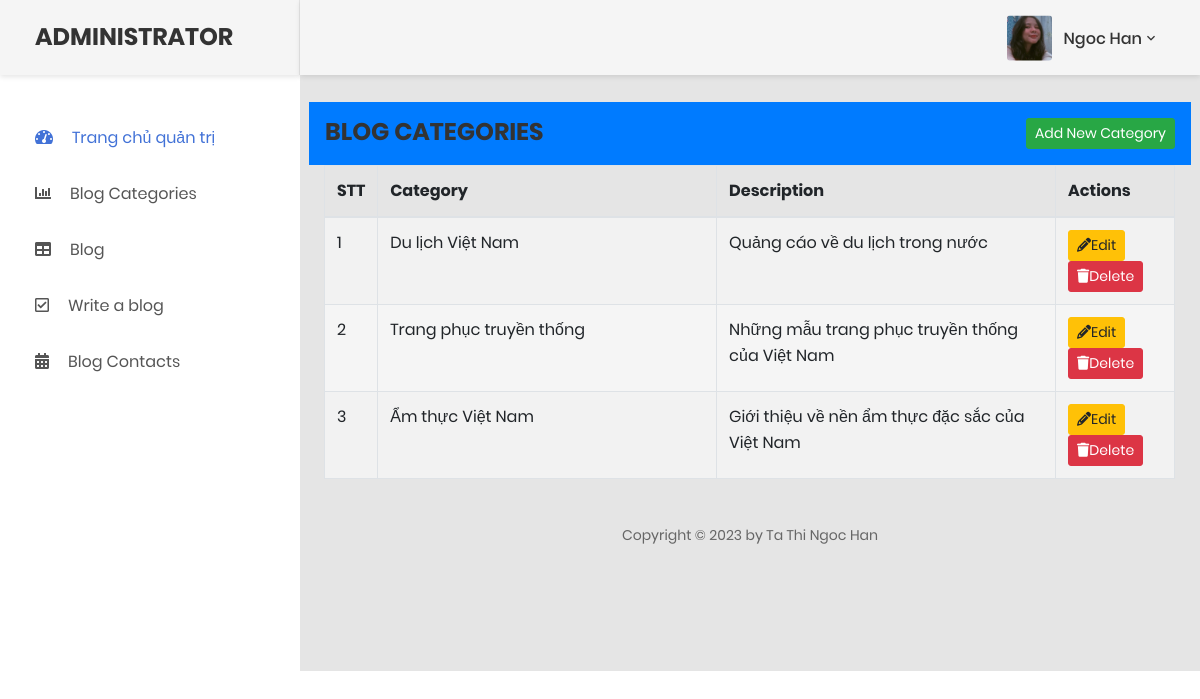
Screenshot of /admin/blog_categories.php with the database file from the repository.
### tables this page shows
CREATE TABLE `blog_categories` (
  `category_id` int(11) NOT NULL,
  `category_name` varchar(100) NOT NULL,
  `category_description` varchar(100) NOT NULL,
  `category_date_created` datetime NOT NULL DEFAULT current_timestamp()
);

### admin/includes/categories.php (called while the page is built, shortened)
<?php
class categories{
	private $table = "blog_categories";
	private $conn;
	public function __construct($db){
		$this->conn = $db;
	}
	public function read_all(){
		$sql = "SELECT * FROM $this->table";
		$stmt = $this->conn->prepare($sql);
		$stmt->execute();
		return $stmt;
	}
}
?>

### admin/blog_categories.php (the view, shortened to what this page needs)
<?php
include "includes\categories.php";
$database = new database;
$db = $database->connect();
$categories = new categories($db);
$stmt = $categories->read_all();
?>
<!DOCTYPE html>
<html lang="en">
<head>
    <link rel="stylesheet" href="https://cdn.jsdelivr.net/npm/bootstrap@5.2.3/dist/css/bootstrap.min.css">
    <link href="css/font-face.css" rel="stylesheet" media="all">
    <link href="vendor/font-awesome-4.7/css/font-awesome.min.css" rel="stylesheet" media="all">
    <link href="vendor/font-awesome-5/css/fontawesome-all.min.css" rel="stylesheet" media="all">
    <link href="vendor/mdi-font/css/material-design-iconic-font.min.css" rel="stylesheet" media="all">
    <link href="vendor/bootstrap-4.1/bootstrap.min.css" rel="stylesheet" media="all">
    <link href="vendor/animsition/animsition.min.css" rel="stylesheet" media="all">
    <link href="vendor/bootstrap-progressbar/bootstrap-progressbar-3.3.4.min.css" rel="stylesheet" media="all">
    <link href="vendor/wow/animate.css" rel="stylesheet" media="all">
    <link href="vendor/css-hamburgers/hamburgers.min.css" rel="stylesheet" media="all">
    <link href="vendor/slick/slick.css" rel="stylesheet" media="all">
    <link href="vendor/select2/select2.min.css" rel="stylesheet" media="all">
    <link href="vendor/perfect-scrollbar/perfect-scrollbar.css" rel="stylesheet" media="all">
    <link href="css/theme.css" rel="stylesheet" media="all">
</head>
<body class="animsition">
    <div class="page-wrapper">
       <?php include "includes/sidebar.php"?>
        <div class="page-container">
            <?php include "includes/header.php" ?>
            <br>
            <br>
            <br>
            <div class="container p-4">
	<div class="row">
		<div class="col p-3 bg-primary text-white text d-flex">
			<h3>BLOG CATEGORIES</h3>
			<div class="d-flex ms-auto">
				<button class="btn btn-success btn-sm" data-bs-target="#modal_add" data-bs-toggle="modal">Add New Category</button>
			</div>
		</div>
        </div>
                            <div class="panel-body">
                                <div class="table-responsive">
                                    <table class="table table-striped table-bordered table-hover">
                                        <thead>
                                            <tr>
                                                <th>STT</th>
                                                <th>Category</th>
                                                <th>Description</th>
                                                <th>Actions</th>
                                            </tr>
                                        </thead>
                                        <tbody>
                                            <?php
                                            $num = 1;
                                            while($row = $stmt->fetch()){
                                            ?>
                                            <tr>
                                                <td style="width:5%"><?php echo $num ?></td>
                                                <td style="width:40%"><?php echo $row['category_name'] ?></td>
                                                <td style="width:40%"><?php echo $row['category_description'] ?></td>
                                                <td style="width:14%"><button class="btn btn-warning btn-sm" data-toggle="modal" data-target="<?php echo '#modal_edit'.$row['category_id'] ?>"><i class="fa-solid fa-pencil"></i>Edit</button>
                                                    <button class="btn btn-danger btn-sm" data-toggle="modal" data-target="<?php echo '#modal_delete'.$row['category_id'] ?>"><i class="fa-solid fa-trash"></i>Delete</button>
                                                </td>
                                            </tr>
                                            <?php
                                                $num++;
                                            }
                                            ?>
                                        </tbody>
                                    </table>
                                </div>
                            </div>
	</div>
    <?php
    include "includes/footer.php"?>
        </div>
    </div>
</body>
</html>

### rows the page displays
blog_categories: category_name "Du lịch Việt Nam", category_description "Quảng cáo về du lịch trong nước"
blog_categories: category_name "Trang phục truyền thống", category_description "Những mẫu trang phục truyền thống của Việt Nam"
blog_categories: category_name "Ẩm thực Việt Nam", category_description "Giới thiệu về nền ẩm thực đặc sắc của Việt Nam"
